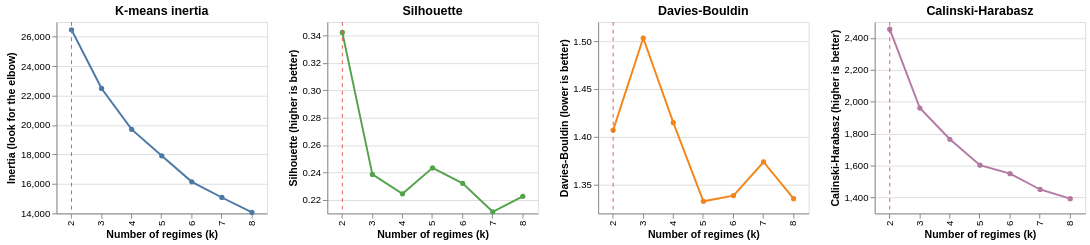

Notebook code cell kept with this figure:
### Code cell
selection_plot = selection_chart(selection, K)
selection_plot

### Figure 1 — Vega specification as saved in the notebook (floating-point values rounded to 4 significant figures)
{"$schema": "https://vega.github.io/schema/vega/v5.json", "data": [{"name": "source_0", "values": [{"inertia": 26470.0, "k": 2}, {"inertia": 22490.0, "k": 3}, {"inertia": 19710.0, "k": 4}, {"inertia": 17910.0, "k": 5}, {"inertia": 16140.0, "k": 6}, {"inertia": 15080.0, "k": 7}, {"inertia": 14070.0, "k": 8}]}, {"name": "source_1", "values": [{"k": 2}]}, {"name": "source_2", "values": [{"k": 2, "silhouette": 0.3424}, {"k": 3, "silhouette": 0.2385}, {"k": 4, "silhouette": 0.2244}, {"k": 5, "silhouette": 0.2433}, {"k": 6, "silhouette": 0.232}, {"k": 7, "silhouette": 0.2112}, {"k": 8, "silhouette": 0.2225}]}, {"name": "source_3", "values": [{"k": 2}]}, {"name": "source_4", "values": [{"davies_bouldin": 1.407, "k": 2}, {"davies_bouldin": 1.503, "k": 3}, {"davies_bouldin": 1.415, "k": 4}, {"davies_bouldin": 1.333, "k": 5}, {"davies_bouldin": 1.339, "k": 6}, {"davies_bouldin": 1.374, "k": 7}, {"davies_bouldin": 1.335, "k": 8}]}, {"name": "source_5", "values": [{"k": 2}]}, {"name": "source_6", "values": [{"calinski_harabasz": 2455.0, "k": 2}, {"calinski_harabasz": 1961.0, "k": 3}, {"calinski_harabasz": 1765.0, "k": 4}, {"calinski_harabasz": 1602.0, "k": 5}, {"calinski_harabasz": 1549.0, "k": 6}, {"calinski_harabasz": 1450.0, "k": 7}, {"calinski_harabasz": 1392.0, "k": 8}]}, {"name": "source_7", "values": [{"k": 2}]}, {"name": "data_0", "values": [{"inertia": 26470.0, "k": 2}, {"inertia": 22490.0, "k": 3}, {"inertia": 19710.0, "k": 4}, {"inertia": 17910.0, "k": 5}, {"inertia": 16140.0, "k": 6}, {"inertia": 15080.0, "k": 7}, {"inertia": 14070.0, "k": 8}]}, {"name": "data_1", "values": [{"k": 2, "silhouette": 0.3424}, {"k": 3, "silhouette": 0.2385}, {"k": 4, "silhouette": 0.2244}, {"k": 5, "silhouette": 0.2433}, {"k": 6, "silhouette": 0.232}, {"k": 7, "silhouette": 0.2112}, {"k": 8, "silhouette": 0.2225}]}, {"name": "data_2", "values": [{"davies_bouldin": 1.407, "k": 2}, {"davies_bouldin": 1.503, "k": 3}, {"davies_bouldin": 1.415, "k": 4}, {"davies_bouldin": 1.333, "k": 5}, {"davies_bouldin": 1.339, "k": 6}, {"davies_bouldin": 1.374, "k": 7}, {"davies_bouldin": 1.335, "k": 8}]}, {"name": "data_3", "values": [{"calinski_harabasz": 2455.0, "k": 2}, {"calinski_harabasz": 1961.0, "k": 3}, {"calinski_harabasz": 1765.0, "k": 4}, {"calinski_harabasz": 1602.0, "k": 5}, {"calinski_harabasz": 1549.0, "k": 6}, {"calinski_harabasz": 1450.0, "k": 7}, {"calinski_harabasz": 1392.0, "k": 8}]}, {"name": "source_0_concat_0_x_domain_k_0", "values": [{"k": 2}, {"k": 3}, {"k": 4}, {"k": 5}, {"k": 6}, {"k": 7}, {"k": 8}]}, {"name": "data_0_concat_0_x_domain_k_1", "values": [{"k": 2}, {"k": 3}, {"k": 4}, {"k": 5}, {"k": 6}, {"k": 7}, {"k": 8}]}, {"name": "source_1_concat_0_x_domain_k_2", "values": [{"k": 2}]}, {"name": "source_2_concat_1_x_domain_k_0", "values": [{"k": 2}, {"k": 3}, {"k": 4}, {"k": 5}, {"k": 6}, {"k": 7}, {"k": 8}]}, {"name": "data_1_concat_1_x_domain_k_1", "values": [{"k": 2}, {"k": 3}, {"k": 4}, {"k": 5}, {"k": 6}, {"k": 7}, {"k": 8}]}, {"name": "source_3_concat_1_x_domain_k_2", "values": [{"k": 2}]}, {"name": "source_4_concat_2_x_domain_k_0", "values": [{"k": 2}, {"k": 3}, {"k": 4}, {"k": 5}, {"k": 6}, {"k": 7}, {"k": 8}]}, {"name": "data_2_concat_2_x_domain_k_1", "values": [{"k": 2}, {"k": 3}, {"k": 4}, {"k": 5}, {"k": 6}, {"k": 7}, {"k": 8}]}, {"name": "source_5_concat_2_x_domain_k_2", "values": [{"k": 2}]}, {"name": "source_6_concat_3_x_domain_k_0", "values": [{"k": 2}, {"k": 3}, {"k": 4}, {"k": 5}, {"k": 6}, {"k": 7}, {"k": 8}]}, {"name": "data_3_concat_3_x_domain_k_1", "values": [{"k": 2}, {"k": 3}, {"k": 4}, {"k": 5}, {"k": 6}, {"k": 7}, {"k": 8}]}, {"name": "source_7_concat_3_x_domain_k_2", "values": [{"k": 2}]}], "signals": [{"name": "childWidth", "value": 220}], "marks": [{"type": "group", "name": "concat_0_group", "encode": {"update": {"width": {"signal": "childWidth"}, "height": {"signal": "height"}}}, "marks": [{"type": "line", "name": "concat_0_layer_0_layer_0_marks", "from": {"data": "source_0"}, "sort": {"field": "x"}, "encode": {"update": {"x": {"field": "k", "scale": "concat_0_x", "band": 0.5}, "y": {"field": "inertia", "scale": "concat_0_y"}, "defined": {"signal": "isValid(datum[\"inertia\"]) && isFinite(+datum[\"inertia\"])"}, "stroke": {"value": "#4c78a8"}}}, "style": ["line"]}, {"type": "symbol", "name": "concat_0_layer_0_layer_1_marks", "from": {"data": "data_0"}, "encode": {"update": {"opacity": {"value": 1}, "y": {"field": "inertia", "scale": "concat_0_y"}, "x": {"field": "k", "scale": "concat_0_x", "band": 0.5}, "fill": {"value": "#4c78a8"}}}, "style": ["point"]}, {"type": "rule", "name": "concat_0_layer_1_marks", "from": {"data": "source_1"}, "encode": {"update": {"stroke": {"value": "#e45756"}, "x": {"field": "k", "scale": "concat_0_x", "band": 0.5}, "y": {"value": 0}, "strokeDash": {"value": [4, 4]}, "y2": {"field": {"signal": null, "datum": null, "group": "height", "parent": null}}}}, "style": ["rule"]}], "axes": [{"scale": "concat_0_y", "minExtent": 0, "ticks": false, "orient": "left", "gridScale": "concat_0_x", "aria": false, "maxExtent": 0, "domain": false, "zindex": 0, "grid": true, "labels": false, "tickCount": {"signal": "ceil(height/40)"}}, {"scale": "concat_0_x", "grid": false, "labelAlign": "right", "title": "Number of regimes (k)", "orient": "bottom", "labelBaseline": "middle", "labelAngle": 270, "zindex": 0}, {"scale": "concat_0_y", "labelOverlap": true, "grid": false, "zindex": 0, "orient": "left", "tickCount": {"signal": "ceil(height/40)"}, "title": "Inertia (look for the elbow)"}], "title": {"text": "K-means inertia", "frame": "group"}, "style": "cell"}, {"type": "group", "name": "concat_1_group", "encode": {"update": {"width": {"signal": "childWidth"}, "height": {"signal": "height"}}}, "marks": [{"type": "line", "name": "concat_1_layer_0_layer_0_marks", "from": {"data": "source_2"}, "sort": {"field": "x"}, "encode": {"update": {"y": {"field": "silhouette", "scale": "concat_1_y"}, "defined": {"signal": "isValid(datum[\"silhouette\"]) && isFinite(+datum[\"silhouette\"])"}, "stroke": {"value": "#54a24b"}, "x": {"field": "k", "scale": "concat_1_x", "band": 0.5}}}, "style": ["line"]}, {"type": "symbol", "name": "concat_1_layer_0_layer_1_marks", "from": {"data": "data_1"}, "encode": {"update": {"opacity": {"value": 1}, "fill": {"value": "#54a24b"}, "y": {"field": "silhouette", "scale": "concat_1_y"}, "x": {"field": "k", "scale": "concat_1_x", "band": 0.5}}}, "style": ["point"]}, {"type": "rule", "name": "concat_1_layer_1_marks", "from": {"data": "source_3"}, "encode": {"update": {"x": {"field": "k", "scale": "concat_1_x", "band": 0.5}, "y": {"value": 0}, "stroke": {"value": "#e45756"}, "strokeDash": {"value": [4, 4]}, "y2": {"field": {"signal": null, "datum": null, "group": "height", "parent": null}}}}, "style": ["rule"]}], "axes": [{"scale": "concat_1_y", "aria": false, "minExtent": 0, "grid": true, "gridScale": "concat_1_x", "orient": "left", "ticks": false, "tickCount": {"signal": "ceil(height/40)"}, "maxExtent": 0, "domain": false, "labels": false, "zindex": 0}, {"scale": "concat_1_x", "grid": false, "labelAlign": "right", "labelAngle": 270, "labelBaseline": "middle", "orient": "bottom", "title": "Number of regimes (k)", "zindex": 0}, {"scale": "concat_1_y", "zindex": 0, "labelOverlap": true, "tickCount": {"signal": "ceil(height/40)"}, "grid": false, "title": "Silhouette (higher is better)", "orient": "left"}], "title": {"text": "Silhouette", "frame": "group"}, "style": "cell"}, {"type": "group", "name": "concat_2_group", "encode": {"update": {"width": {"signal": "childWidth"}, "height": {"signal": "height"}}}, "marks": [{"type": "line", "name": "concat_2_layer_0_layer_0_marks", "from": {"data": "source_4"}, "sort": {"field": "x"}, "encode": {"update": {"defined": {"signal": "isValid(datum[\"davies_bouldin\"]) && isFinite(+datum[\"davies_bouldin\"])"}, "x": {"field": "k", "scale": "concat_2_x", "band": 0.5}, "stroke": {"value": "#f58518"}, "y": {"field": "davies_bouldin", "scale": "concat_2_y"}}}, "style": ["line"]}, {"type": "symbol", "name": "concat_2_layer_0_layer_1_marks", "from": {"data": "data_2"}, "encode": {"update": {"opacity": {"value": 1}, "fill": {"value": "#f58518"}, "x": {"field": "k", "scale": "concat_2_x", "band": 0.5}, "y": {"field": "davies_bouldin", "scale": "concat_2_y"}}}, "style": ["point"]}, {"type": "rule", "name": "concat_2_layer_1_marks", "from": {"data": "source_5"}, "encode": {"update": {"y2": {"field": {"signal": null, "datum": null, "group": "height", "parent": null}}, "x": {"field": "k", "scale": "concat_2_x", "band": 0.5}, "y": {"value": 0}, "strokeDash": {"value": [4, 4]}, "stroke": {"value": "#e45756"}}}, "style": ["rule"]}], "axes": [{"scale": "concat_2_y", "aria": false, "grid": true, "ticks": false, "orient": "left", "gridScale": "concat_2_x", "domain": false, "tickCount": {"signal": "ceil(height/40)"}, "maxExtent": 0, "labels": false, "minExtent": 0, "zindex": 0}, {"scale": "concat_2_x", "title": "Number of regimes (k)", "labelAlign": "right", "labelBaseline": "middle", "grid": false, "orient": "bottom", "labelAngle": 270, "zindex": 0}, {"scale": "concat_2_y", "grid": false, "title": "Davies-Bouldin (lower is better)", "labelOverlap": true, "tickCount": {"signal": "ceil(height/40)"}, "zindex": 0, "orient": "left"}], "title": {"text": "Davies-Bouldin", "frame": "group"}, "style": "cell"}, {"type": "group", "name": "concat_3_group", "encode": {"update": {"width": {"signal": "childWidth"}, "height": {"signal": "height"}}}, "marks": [{"type": "line", "name": "concat_3_layer_0_layer_0_marks", "from": {"data": "source_6"}, "sort": {"field": "x"}, "encode": {"update": {"x": {"field": "k", "scale": "concat_3_x", "band": 0.5}, "y": {"field": "calinski_harabasz", "scale": "concat_3_y"}, "defined": {"signal": "isValid(datum[\"calinski_harabasz\"]) && isFinite(+datum[\"calinski_harabasz\"])"}, "stroke": {"value": "#b279a2"}}}, "style": ["line"]}, {"type": "symbol", "name": "concat_3_layer_0_layer_1_marks", "from": {"data": "data_3"}, "encode": {"update": {"y": {"field": "calinski_harabasz", "scale": "concat_3_y"}, "x": {"field": "k", "scale": "concat_3_x", "band": 0.5}, "opacity": {"value": 1}, "fill": {"value": "#b279a2"}}}, "style": ["point"]}, {"type": "rule", "name": "concat_3_layer_1_marks", "from": {"data": "source_7"}, "encode": {"update": {"y": {"value": 0}, "y2": {"field": {"signal": null, "datum": null, "group": "height", "parent": null}}, "strokeDash": {"value": [4, 4]}, "x": {"field": "k", "scale": "concat_3_x", "band": 0.5}, "stroke": {"value": "#e45756"}}}, "style": ["rule"]}], "axes": [{"scale": "concat_3_y", "minExtent": 0, "zindex": 0, "ticks": false, "domain": false, "labels": false, "maxExtent": 0, "aria": false, "tickCount": {"signal": "ceil(height/40)"}, "grid": true, "orient": "left", "gridScale": "concat_3_x"}, {"scale": "concat_3_x", "grid": false, "orient": "bottom", "labelAlign": "right", "labelBaseline": "middle", "zindex": 0, "labelAngle": 270, "title": "Number of regimes (k)"}, {"scale": "concat_3_y", "labelOverlap": true, "grid": false, "orient": "left", "tickCount": {"signal": "ceil(height/40)"}, "title": "Calinski-Harabasz (higher is better)", "zindex": 0}], "title": {"text": "Calinski-Harabasz", "frame": "group"}, "style": "cell"}], "scales": [{"name": "concat_0_x", "type": "band", "domain": {"fields": [{"data": "source_0_concat_0_x_domain_k_0", "field": "k"}, {"data": "data_0_concat_0_x_domain_k_1", "field": "k"}, {"data": "source_1_concat_0_x_domain_k_2", "field": "k"}], "sort": true}, "range": [0, {"signal": "childWidth"}], "paddingOuter": 0, "paddingInner": 0}, {"name": "concat_0_y", "type": "linear", "domain": {"fields": [{"data": "source_0", "field": "inertia"}, {"data": "data_0", "field": "inertia"}]}, "range": [{"signal": "height"}, 0], "nice": true, "zero": false}, {"name": "concat_1_x", "type": "band", "domain": {"fields": [{"data": "source_2_concat_1_x_domain_k_0", "field": "k"}, {"data": "data_1_concat_1_x_domain_k_1", "field": "k"}, {"data": "source_3_concat_1_x_domain_k_2", "field": "k"}], "sort": true}, "range": [0, {"signal": "childWidth"}], "paddingInner": 0, "paddingOuter": 0}, {"name": "concat_1_y", "type": "linear", "domain": {"fields": [{"data": "source_2", "field": "silhouette"}, {"data": "data_1", "field": "silhouette"}]}, "range": [{"signal": "height"}, 0], "nice": true, "zero": false}, {"name": "concat_2_x", "type": "band", "domain": {"fields": [{"data": "source_4_concat_2_x_domain_k_0", "field": "k"}, {"data": "data_2_concat_2_x_domain_k_1", "field": "k"}, {"data": "source_5_concat_2_x_domain_k_2", "field": "k"}], "sort": true}, "range": [0, {"signal": "childWidth"}], "paddingInner": 0, "paddingOuter": 0}, {"name": "concat_2_y", "type": "linear", "domain": {"fields": [{"data": "source_4", "field": "davies_bouldin"}, {"data": "data_2", "field": "davies_bouldin"}]}, "range": [{"signal": "height"}, 0], "zero": false, "nice": true}, {"name": "concat_3_x", "type": "band", "domain": {"fields": [{"data": "source_6_concat_3_x_domain_k_0", "field": "k"}, {"data": "data_3_concat_3_x_domain_k_1", "field": "k"}, {"data": "source_7_concat_3_x_domain_k_2", "field": "k"}], "sort": true}, "range": [0, {"signal": "childWidth"}], "paddingInner": 0, "paddingOuter": 0}, {"name": "concat_3_y", "type": "linear", "domain": {"fields": [{"data": "source_6", "field": "calinski_harabasz"}, {"data": "data_3", "field": "calinski_harabasz"}]}, "range": [{"signal": "height"}, 0], "nice": true, "zero": false}], "padding": 5, "layout": {"padding": 20, "bounds": "full", "align": "each"}, "height": 200, "background": "white"}
